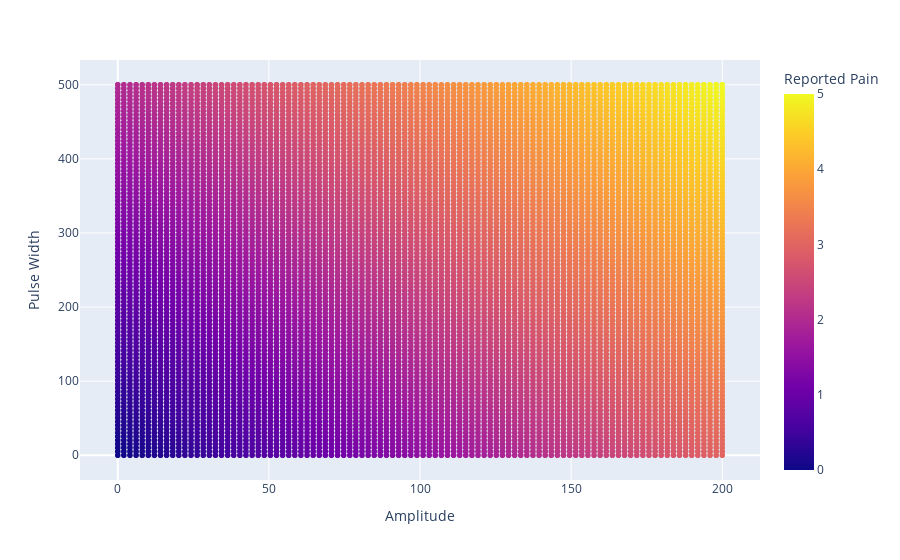

Notebook source saved alongside this figure:
### Code cell
px.scatter(df, x=param_names[0], y=param_names[1], color=target_name,
            title="Reported Pain by Waveform Parameters")

### Figure 1 — Plotly figure (JSON) as saved in the notebook; plotly's stock layout.template omitted (floating-point values rounded to 4 significant figures; data arrays with more than 128 entries replaced by an {"elided": "..."} marker saying what was removed)
{"data": [{"hovertemplate": "Amplitude=%{x}<br>Pulse Width=%{y}<br>Reported Pain=%{marker.color}<extra></extra>", "legendgroup": "", "marker": {"color": {"elided": "10000 float values"}, "coloraxis": "coloraxis", "symbol": "circle"}, "mode": "markers", "name": "", "showlegend": false, "type": "scattergl", "x": {"elided": "10000 float values"}, "xaxis": "x", "y": {"elided": "10000 float values"}, "yaxis": "y"}], "layout": {"coloraxis": {"colorbar": {"title": {"text": "Reported Pain"}}, "colorscale": [[0, "#0d0887"], [0.1111, "#46039f"], [0.2222, "#7201a8"], [0.3333, "#9c179e"], [0.4444, "#bd3786"], [0.5556, "#d8576b"], [0.6667, "#ed7953"], [0.7778, "#fb9f3a"], [0.8889, "#fdca26"], [1, "#f0f921"]]}, "legend": {"tracegroupgap": 0}, "margin": {"t": 60}, "xaxis": {"anchor": "y", "domain": [0, 1], "title": {"text": "Amplitude"}}, "yaxis": {"anchor": "x", "domain": [0, 1], "title": {"text": "Pulse Width"}}}}
